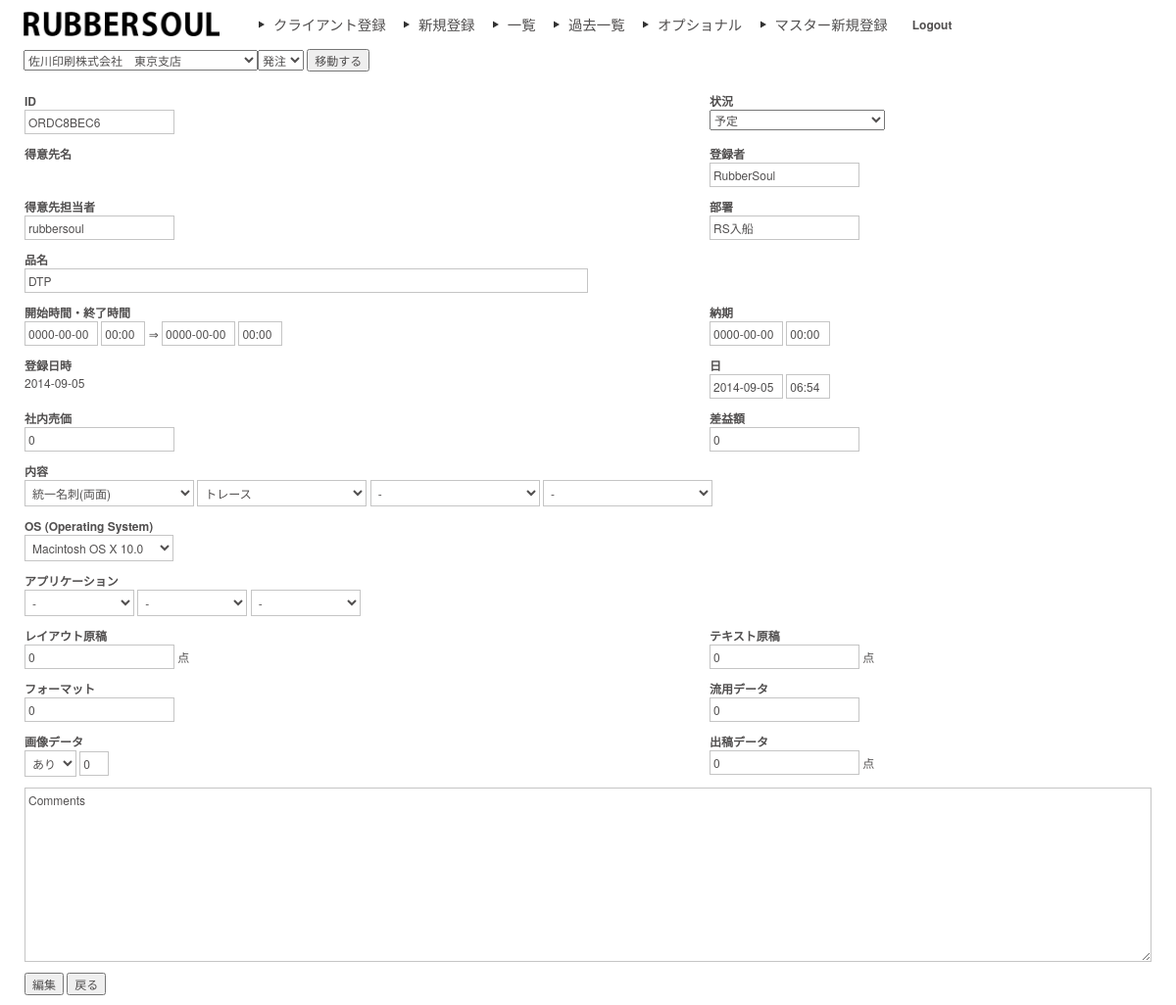
Page /order_detail.php?ordid=3 (signed in) on the committed database.
### tables this page shows
CREATE TABLE IF NOT EXISTS `order_tbl` (
  `order_id` int(11) NOT NULL auto_increment,
  `order_uid` varchar(9) NOT NULL,
  `client_id` int(11) NOT NULL COMMENT 'fk client_tbl',
  `address` tinytext NOT NULL,
  `responsible_person` varchar(50) NOT NULL,
  `order_person` varchar(100) NOT NULL,
  `client_person` varchar(30) NOT NULL,
  `order_dept` varchar(100) NOT NULL,
  `order_date` datetime NOT NULL,
  `receipt_date` datetime NOT NULL COMMENT 'hashuu yotei',
  `product_name` varchar(50) NOT NULL,
  `client_price` int(11) NOT NULL COMMENT 'juchu kingaku',
  `order_price` int(11) NOT NULL COMMENT 'hacchu kingaku',
  `company_sell_price` int(11) NOT NULL,
  `margin_price` int(11) NOT NULL,
  `os_id` int(11) NOT NULL COMMENT 'fk os_tbl',
  `layout` varchar(30) NOT NULL,
  `text_size` int(11) NOT NULL,
  `format` varchar(255) NOT NULL,
  `divs` varchar(255) NOT NULL,
  `display_data` smallint(2) NOT NULL COMMENT '1:yes, 2:no',
  `display_data_qty` int(11) NOT NULL,
  `ad` varchar(255) NOT NULL,
  `comment` tinytext NOT NULL,
  `start_time` datetime NOT NULL,
  `end_time` datetime NOT NULL,
  `delivery_date` datetime NOT NULL,
  `status_id` int(11) NOT NULL COMMENT 'fk status_tbl',
  `order_type` smallint(2) NOT NULL COMMENT '1:hacchu, 2:juchu',
  `create_date` datetime NOT NULL,
  `delete_flag` smallint(2) NOT NULL,
  PRIMARY KEY  (`order_id`)
);

CREATE TABLE IF NOT EXISTS `receiptfacts_tbl` (
  `rf_id` int(11) NOT NULL auto_increment,
  `rf_descp` varchar(200) NOT NULL,
  `create_date` datetime NOT NULL,
  `delete_flag` smallint(2) NOT NULL,
  PRIMARY KEY  (`rf_id`)
);

### model/mod.order.php (called while the page is built, shortened)
<?php
function getOrderById($ordid, $mysqli)
{
    $query = "SELECT o.order_id, o.order_uid, o.product_name,o.client_person, CAST(order_date AS DATE) AS order_date, c.company_name, c.client_user_name, o.order_person, o.order_dept, o.order_dept, ";
    $query .= "o.start_time, o.end_time, o.delivery_date, CAST(receipt_date AS DATE) AS receipt_dated, DATE_FORMAT(receipt_date, '%H:%i') AS receipt_datet, os.os_id, ";
    $query .= "o.layout, o.text_size, o.format, o.divs, o.display_data, o.display_data_qty, o.ad, o.comment, ";
    $query .= "s.sta_descp, s.sta_id, c.client_id, c.address, responsible_person, client_price, order_price, company_sell_price, ";
    $query .= "margin_price, CAST(start_time AS DATE) AS start_timed, DATE_FORMAT(start_time, '%H:%i') AS start_timet, CAST(end_time AS DATE) AS end_timed, DATE_FORMAT(end_time, '%H:%i') AS end_timet, CAST(delivery_date AS DATE) AS delivery_dated, DATE_FORMAT(delivery_date, '%H:%i') AS delivery_datet ";
    $query .= "FROM order_tbl o LEFT JOIN client_tbl c ON c.client_id = o.client_id ";
    $query .= "LEFT JOIN status_tbl s ON s.sta_id = o.status_id ";
    $query .= "LEFT JOIN os_tbl os ON os.os_id = o.os_id ";
    $query .= "WHERE order_id = " . $ordid . " LIMIT 0, 1";
    if ($stmt = $mysqli->query($query)) {
        if ($stmt->num_rows > 0) {
            $data = $stmt->fetch_assoc();
        } else {
            $data = "";
        }
    }
    return $data;
}

### model/mod.optional.php (called while the page is built, shortened)
<?php
function getRf($mysqli)
{
    $query = "SELECT * FROM receiptfacts_tbl WHERE delete_flag=0";
    if ($stmt = $mysqli->query($query)) {
        if ($stmt->num_rows > 0) {
            while ($result = $stmt->fetch_assoc()) {
                $data[] = $result;
            }
        } else {
            $data = "";
        }
    }
    return $data;
}
function getRfById($ordid, $mysqli)
{
    $query = "SELECT * FROM ord_rf_tbl o LEFT JOIN receiptfacts_tbl r ON r.rf_id = o.rf_id ";
    $query .= "WHERE o.order_id = $ordid AND r.delete_flag=0";
    if ($stmt = $mysqli->query($query)) {
        if ($stmt->num_rows > 0) {
            while ($result = $stmt->fetch_assoc()) {
                $data[] = $result;
            }
        } else {
            $data = "";
        }
    }
    return $data;
}
function getOS($mysqli)
{
    $query = "SELECT * FROM os_tbl WHERE delete_flag=0";
    if ($stmt = $mysqli->query($query)) {
        if ($stmt->num_rows > 0) {
            while ($result = $stmt->fetch_assoc()) {
                $data[] = $result;
            }
        } else {
            $data = "";
        }
    }
    return $data;
}
function getStatus($mysqli)
{
    $query = "SELECT * FROM status_tbl WHERE delete_flag=0";
    if ($stmt = $mysqli->query($query)) {
        if ($stmt->num_rows > 0) {
            while ($result = $stmt->fetch_assoc()) {
                $data[] = $result;
            }
        } else {
            $data = "";
        }
    }
    return $data;
}

### order_detail.php (the view, shortened to what this page needs)
<?php
include_once("ini.dbstring.php");
include_once("mod.order.php");
include_once("mod.optional.php");
if (isset($_GET['ordid'])) {
    $oid = $_GET['ordid'];
    $orddetail = getOrderById($oid, $db);
    $rf = getRf($db);
    $odrf = getRfById($oid, $db);
    $os = getOS($db);
    $sta = getStatus($db);
} else {
    header("location: " . ROOT . "order_list.php");
    exit;
}
?>
<html lang="en-US">
<head>
    <link href="<?php echo CSS; ?>import.css" type="text/css" rel="stylesheet"/>
</head>
<body>
<div class="bodyWrapper">
    <?php include_once("inc.header.php"); ?>
    <div class="ctnRight">
        <form action="#" method="post">
            <table class="tblForm">
                <tr>
                    <td>
                        <label class="lbl"><?php echo $odtypelbl; ?>ID</label>
                        <input type="text" name="txtord" class="txt"
                               value="<?php echo $orddetail['order_uid']; ?>" required/>
                    </td>
                    <td>
                        <label class="lbl">状況</label>
                        <select name="selStatus">
                            <?php
                                for($i = 0; $i < count($sta); $i++) {
                                    if($orddetail['sta_id'] == $sta[$i]['sta_id']) {
                                        $selected = "selected";
                                    }
                                    echo "<option value='".$sta[$i]['sta_id']."' ".$selected.">".$sta[$i]['sta_descp']."</option>";
                                    $selected = "";
                                }
                            ?>
                        </select>
                    </td>
                </tr>
                <tr>
                    <td>
                        <label class="lbl">得意先名</label>
                    </td>
                    <td colspan="2">
                        <label class="lbl">登録者</label>
                        <input type="text" name="txtResPerson" class="txt"
                               value="<?php echo $orddetail['responsible_person']; ?>">
                    </td>
                </tr>
                <tr>
                    <td>
                        <label class="lbl">得意先担当者</label>
                        <input type="text" name="txtCperson" class="txt" value="<?php echo $orddetail['client_person']; ?>">
                    </td>
                    <td>
                        <label class="lbl">部署</label>
                        <input type="text" name="txtDept" class="txt" value="<?php echo $orddetail['order_dept']; ?>">
                    </td>
                </tr>
                <tr>
                    <td colspan="3">
                        <label class="lbl">品名</label>
                        <input type="text" name="txtPdName" class="txt halfWidth"
                               value="<?php echo $orddetail['product_name']; ?>">
                    </td>
                </tr>
                <tr>
                    <td>
                        <label class="lbl">開始時間・終了時間</label>
                        <input type="text" name="txtStartTimeD" id="txtStartTimeD" class="txt date"
                               value="<?php echo $orddetail['start_timed']; ?>">
                        <input type="text" name="txtStartTimeT" class="txt time"
                               value="<?php echo $orddetail['start_timet']; ?>">
                        ⇒
                        <input type="text" name="txtEndTimeD" id="txtEndTimeD" class="txt date"
                               value="<?php echo $orddetail['end_timed']; ?>">
                        <input type="text" name="txtEndTimeT" class="txt time"
                               value="<?php echo $orddetail['end_timet']; ?>">
                    </td>
                    <td colspan="2">
                        <label class="lbl">納期</label>
                        <input type="txt" name="txtDDateD" id="txtDDateD" class="txt date"
                               value="<?php echo $orddetail['delivery_dated']; ?>">
                        <input type="txt" name="txtDDateT" class="txt time"
                               value="<?php echo $orddetail['delivery_datet']; ?>">
                    </td>
                </tr>
                <tr>
                    <td>
                        <label class="lbl">登録日時</label>
                        <label><?php echo $orddetail['order_date']; ?></label>
                    </td>
                    <td colspan="2">
                        <label class="lbl"><?php echo $odtypelbl; ?>日</label>
                        <input type="txt" name="txtOrdDateD" id="txtOrdDateD" class="txt date"
                               value="<?php echo $orddetail['receipt_dated']; ?>">
                        <input type="txt" name="txtOrdDateT" class="txt time"
                               value="<?php echo $orddetail['receipt_datet']; ?>">
                    </td>
                </tr>
                <tr>
                    <td>
                        <label class="lbl">社内売価</label>
                        <input type="txt" name="txtCompAmt" class="txt"
                               value="<?php echo $orddetail['company_sell_price']; ?>">
                    </td>
                    <td colspan="2">
                        <label class="lbl">差益額</label>
                        <input type="txt" name="txtMrgAmt" class="txt"
                               value="<?php echo $orddetail['margin_price']; ?>">
                    </td>
                </tr>
                <tr>
                    <td colspan="3">
                        <label class="lbl"><?php echo $odtypelbl; ?>内容</label>
                        <?php
                        for ($i = 0; $i < 4; $i++) {
                            echo '<select name="selRf[]" class="txt">';
                            echo '<option value=0 >-</option>';
                            for($e = 0; $e < count($rf); $e++) {
                                if(!array_key_exists($i, $odrf)) {
                                    $selected = "";
                                }
                                if($rf[$e]['rf_id'] == $odrf[$i]['rf_id']) {
                                    $selected = "selected";
                                }else {
                                    $selected = "";
                                }
                                echo '<option value="' . $rf[$e]['rf_id'] . '" '.$selected.'>' . $rf[$e]['rf_descp'] . '</option>';
                                $selected = "";
                            }
                            echo '</select> ';
                        }
                        ?>
                    </td>
                </tr>
                <tr>
                    <td colspan="3">
                        <label class="lbl">OS (Operating System)</label>
                        <select name="selOS" class="txt">
                            <?php
                            for ($d = 0; $d < count($os); $d++) {
                                if($orddetail['os_id'] == $os[$d]['os_id']) {
                                    $selected = "selected";
                                }
                                echo '<option value="' . $os[$d]['os_id'] . '" '.$selected.'>' . $os[$d]['os_descp'] . '</option>';
                                $selected = "";
                            }
                            ?>
                        </select>
                    </td>
                </tr>
                <tr>
                    <td colspan="3">
                        <label class="lbl">アプリケーション</label>
                        <?php
                        for ($i = 0; $i < 3; $i++) {
                            echo '<select name="selApp[]" class="txt">';
                            echo '<option value=0>-</option>';
                            echo '</select> ';
                        }
                        ?>
                    </td>
                </tr>
                <tr>
                    <td>
                        <label class="lbl">レイアウト原稿</label>
                        <input type="txt" name="txtLayoutPt" class="txt" value="<?php echo $orddetail['layout']; ?>" required/> 点
                    </td>
                    <td colspan="2">
                        <label class="lbl">テキスト原稿</label>
                        <input type="txt" name="txtTextPt" class="txt" value="<?php echo $orddetail['text_size']; ?>" required/> 点
                    </td>
                </tr>
                <tr>
                    <td>
                        <label class="lbl">フォーマット</label>
                        <input type="txt" name="txtFormat" class="txt" value="<?php echo $orddetail['format']; ?>" required/>
                    </td>
                    <td colspan="2">
                        <label class="lbl">流用データ</label>
                        <input type="txt" name="txtDiv" class="txt" value="<?php echo $orddetail['divs']; ?>" required/>
                    </td>
                </tr>
                <tr>
                    <td>
                        <label class="lbl">画像データ</label>
                        <select name="selImg" class="txt">
                            <option value="1" <?php echo ($orddetail['display_data']==1)?"selected":""; ?>>あり</option>
                        </select>
                        <input type="text" name="txtImgPt" class="txt" style="width: 30px;" value="<?php echo $orddetail['display_data_qty']; ?>"/>
                    </td>
                    <td colspan="2">
                        <label class="lbl">出稿データ</label>
                        <input type="txt" name="txtAdPt" class="txt" value="<?php echo $orddetail['ad']; ?>" required/> 点
                    </td>
                </tr>
                <tr>
                    <td colspan="3">
                        <textarea name="txtComment" class="txt fullWidth" rows="10" placeholder="Comments"><?php echo $orddetail['comment']; ?></textarea>
                    </td>
                </tr>
                <tr>
                    <td colspan="">
                        <?php
                            if(!isset($_GET['status']) && $_GET['status'] != "detail") {
                                echo '<input type="submit" value="編集" name="orderUpdate"/>';
                            }
                        ?>
                        <a href="order_list.php"> <input type="button" value="戻る" name="cancel"/></a>
                    </td>
                </tr>
            </table>
        </form>
    </div>
</div>
</body>
</html>

### styles/base.css (style rules this page uses)
body, html { width: 100%; height: 100%; }
body * { font-size: 12px !important; font-family: "Helvetica Neue", "A-OTF Shin Go Pr6", "Arial", "sans-serif"; color: #514f4f; font-size : 8 px\9; }
form { padding: 0; margin: 0; }
textarea { font-family: "Helvetica Neue", "A-OTF Shin Go Pr6", "Arial", "sans-serif"; }
body, ul, li, p, dl, dt, dd, pre, a, div { margin: 0px; padding: 0px; border: 0px; font-weight : bold\9; text-decoration: none; }
table { border-collapse: collapse; border-spacing: 0; }

### styles/content.css (style rules this page uses)
.bodyWrapper { width: 96%; padding: 0 2%; float: left; }
.ctnRight { width: 100%; float: right; }
.tblForm { width: 100%; }
.tblForm td { text-align: left; padding-bottom: 10px; vertical-align: top; }
.lbl { width: 100%; float: left; font-weight: bold; }
.txt { border: 1px solid #c5c5c5; background-color: #ffffff; padding: 3px; }
.fullWidth { width: 100%; }
.halfWidth { width: 50%; }
.time { width: 45px; }
.date { width: 75px; }

### rows in the picture
order_tbl: txtord "ORDC8BEC6", txtResPerson "RubberSoul", txtCperson "rubbersoul", txtDept "RS入船", txtPdName "DTP", txtCompAmt "0", txtMrgAmt "0", txtLayoutPt "0", txtTextPt "0", txtFormat "0", txtDiv "0", selImg "あり", txtImgPt "0", txtAdPt "0", txtComment "Comments"
receiptfacts_tbl: rf_descp "統一名刺(両面)"
receiptfacts_tbl: rf_descp "トレース"

### other values in the picture
$orddetail['order_date'] "2014-09-05"
form field client "佐川印刷株式会社 東京支店"
form field selStatus "予定"
form field selOS "Macintosh OS X 10.0"
